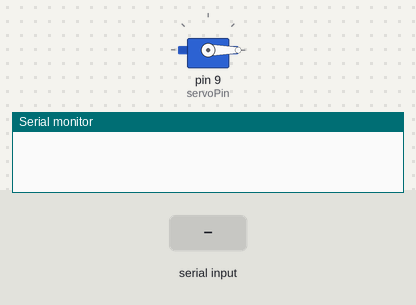
Bench run of a sketch on a simulated Arduino Uno, built with avr-gcc and run on an emulated ATmega328P. Parts: servo, the last lines printed to the serial monitor. The inputs (shaded band) are chosen by the test bench.

Above: at 1.2 s.
1.3 s: "90,45\n" received over Serial
At 3.3 s:
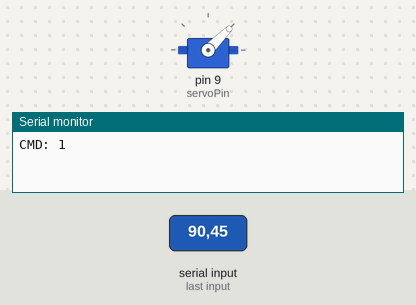
3.8 s: "30,150\n" received over Serial
At 5.2 s:
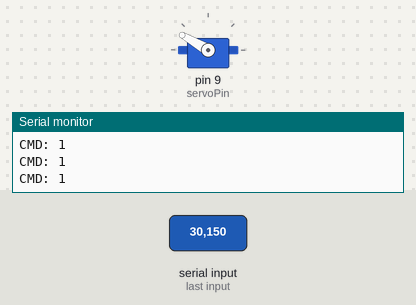
6.3 s: "200\n" received over Serial
At 7.5 s:
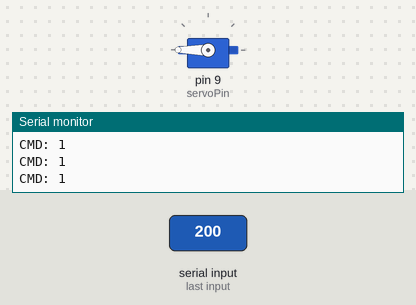
7.8 s: "90\n" received over Serial
At 8.7 s:
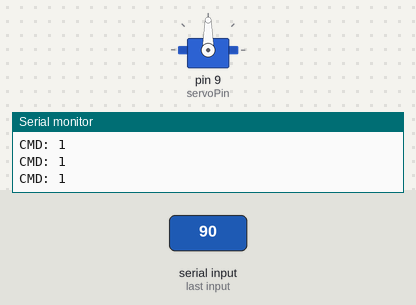
Timing chart, 0 to 10.3 s (numbered marks = the images above; inputs shaded):
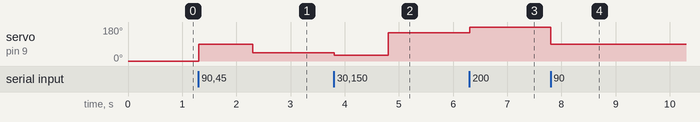

The sketch:

arduinoCode.ino
```cpp
#include <Servo.h>

Servo myServo;
const int servoPin = 9;
int lastAngle = -1;

void setup() {
  Serial.begin(9600);
  myServo.attach(servoPin);
  myServo.write(0);
}

void loop() {
  if (Serial.available() > 0) {
    int angle = Serial.parseInt();         // read integer (e.g. 90)
    while (Serial.available() > 0) Serial.read(); // flush leftover chars (CR/LF)
    angle = constrain(angle, 0, 180);

    // only write if it's a new value (prevents repeated writes)
    if (angle != lastAngle) {
      myServo.write(angle);
      lastAngle = angle;
      delay(1000);
      Serial.println("CMD: 1");
    }
  }
}
```

Measured:
- after the input at 1.3 s, servo on pin 9 (servoPin): 0° → 90° at once, → 45° 1.0 s later
- after the input at 3.8 s, servo on pin 9 (servoPin): 45° → 30° at once, → 150° 1.0 s later
- after the input at 6.3 s, servo on pin 9 (servoPin): 150° → 180° at once
- after the input at 7.8 s, servo on pin 9 (servoPin): 180° → 90° at once
